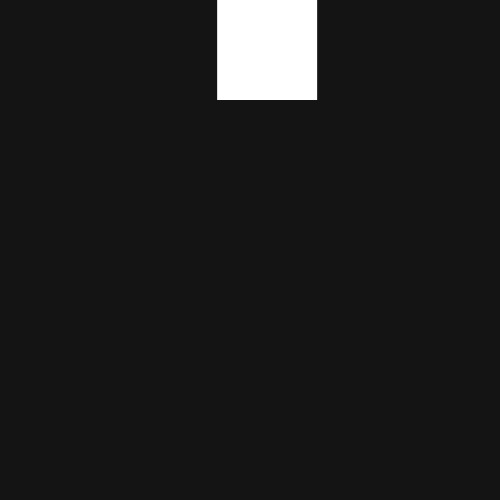
Frame 1 (no input)
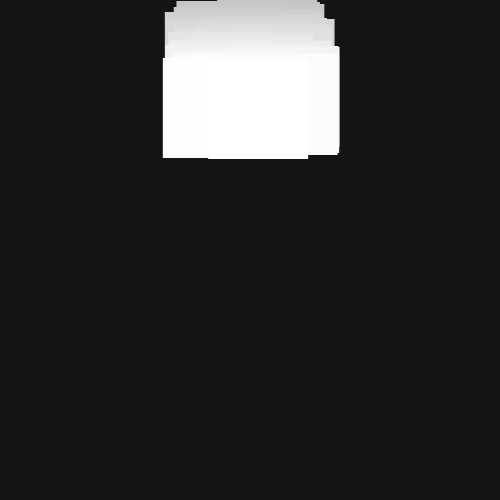
Frame 60 (no input)
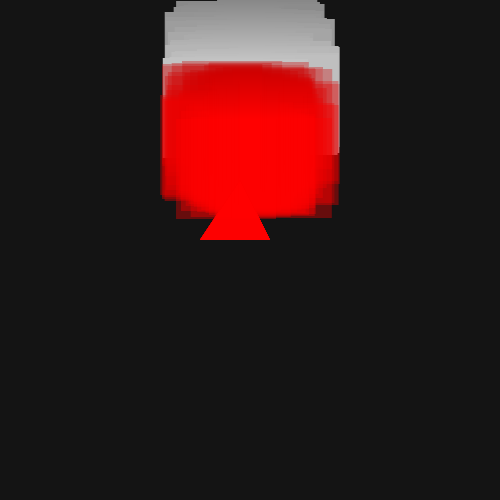
Frame 120 (the mouse pressed at the canvas centre since frame 60)

The p5.js sketch that drew these frames (run headless with seeded random() and noise() and a simulated clock; from frame 60 on, the mouse is pressed at the canvas centre):

// p5.js sketch
// ── sketch.js
//roll over
let counter = 0;

function setup() {
  createCanvas(500,500);
  background(20);

  noStroke();
}

function draw() {
  background(20,1);

rect(random(-40,40)+200,counter,100);

counter++;

if ( mouseIsPressed) {

if ( mouseX < 100) {

  if ( mouseY < 100) {
    fill(255);
  ellipse(width/4, height/4, 60, 60);
  }

}

if ( mouseX > 400) {

  if ( mouseY > 400) {
    fill(200,0,100);
  rect(width/1.5, height/1.5, 80, 80,10);
  }
}

}


if ( mouseX > 200 &&  mouseX < 300 ) {
  if ( mouseY > 200 &&  mouseY < 300 ) {
     fill(255,0,0,90);
     triangle(200,240,240,180,270,240);
  }
}


}
